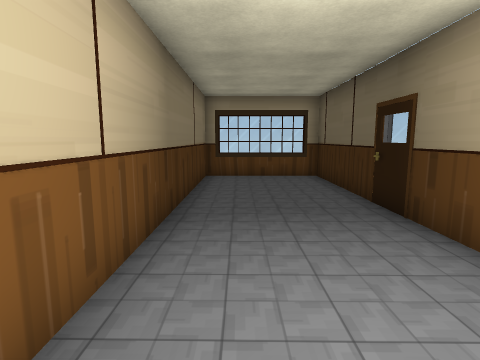
View 1 (above)

20 first-person views from a walk through a scene from a Unity 3-D project. The camera is 1.4 m above the floor, tilts 8° down and sees 80° across. The floor is counted in squares, 1 m on a side. Each view is taken from the middle of a square. On the plan, view 1 faces up. The plan holds only what a view shows up to about 14 squares ahead; the rest is blank. The place goes on beyond the plan. The player character is not drawn. Some animated figures are not drawn. Door leaves are left out, so doorways stand open. Some surface patterns are stand-ins.

View 2
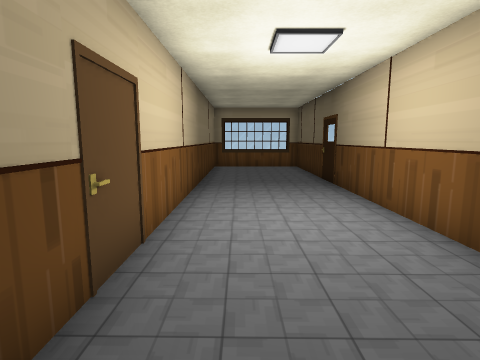

View 3
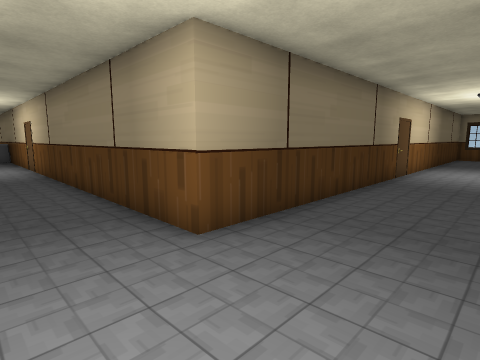

View 4
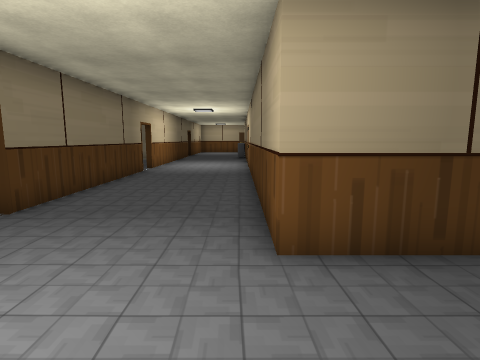

View 5
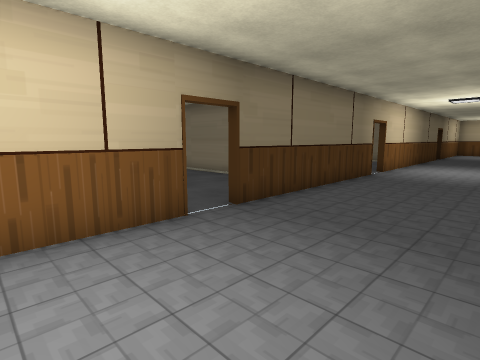

View 6
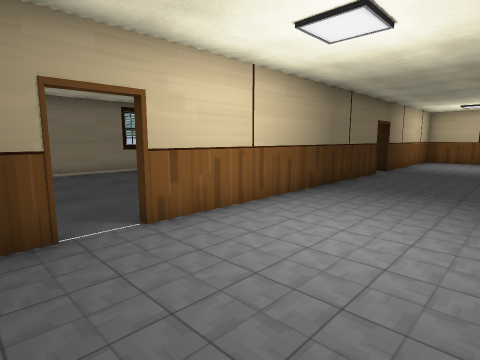

View 7
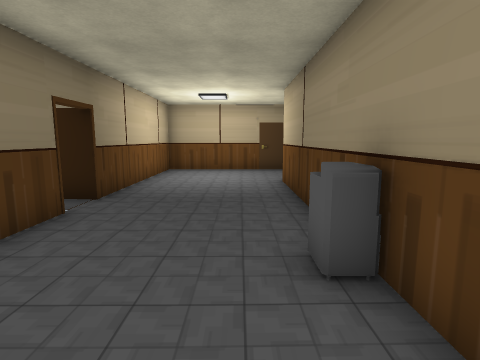

View 8
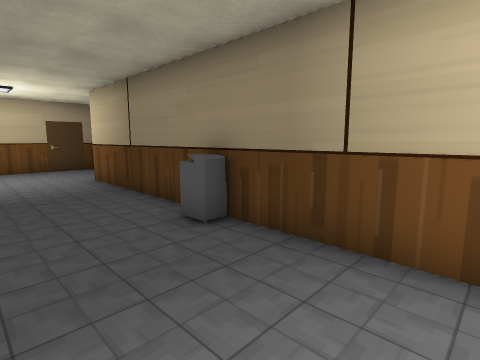

View 9
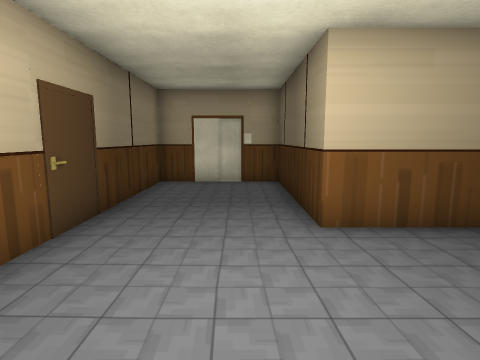

View 10
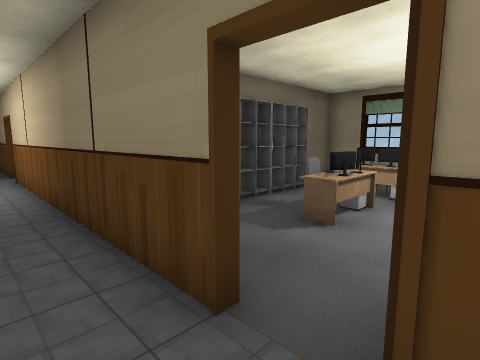

View 11
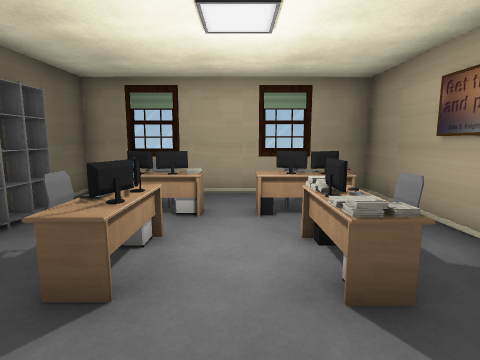

View 12
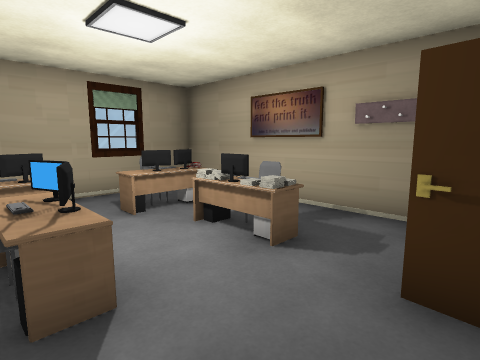

View 13
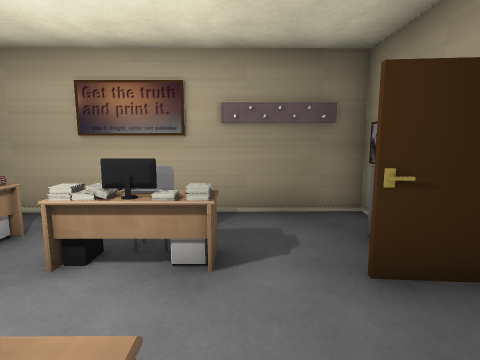

View 14
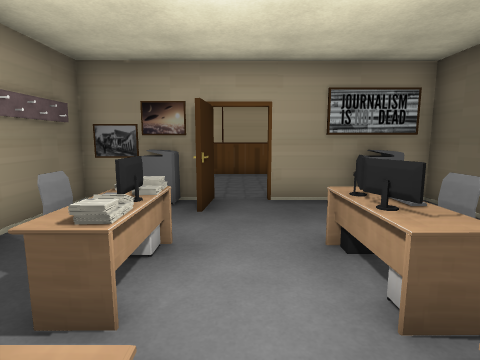

View 15
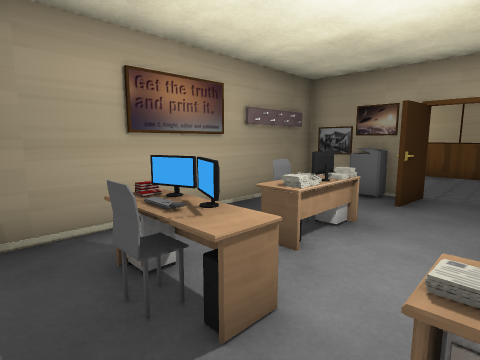

View 16
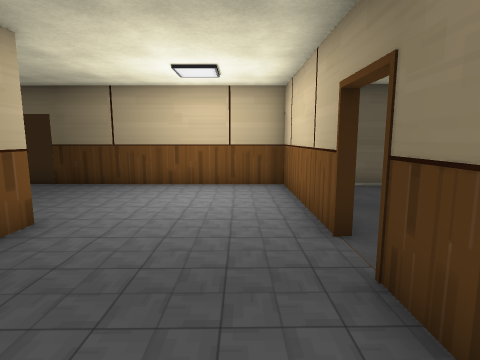

View 17
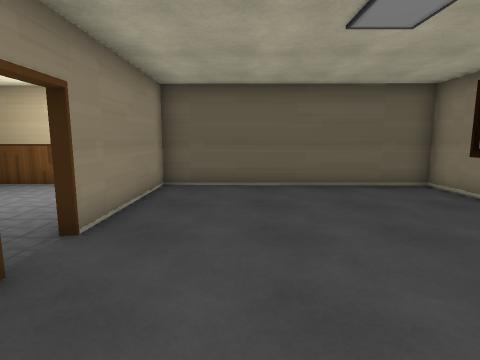

View 18
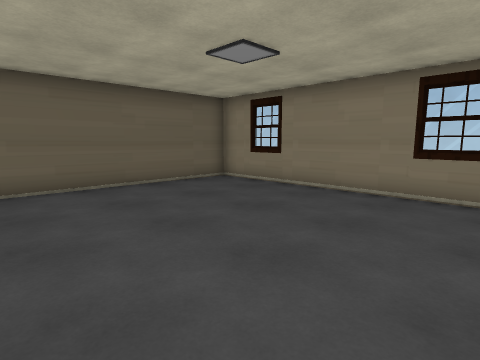

View 19
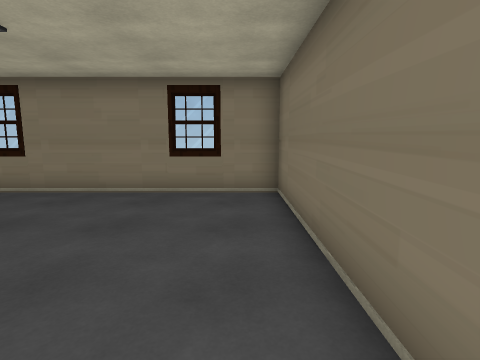

View 20
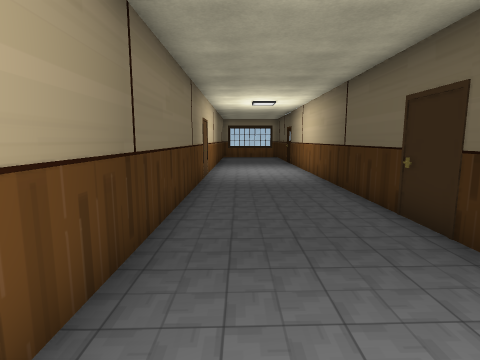

### Floor plan
Points are (right, up) in squares from view 1. A wall is a line through its corners. A room is listed if a view was taken in it or the views show most of it. See-through windows are left out.
Room 1 (views 1, 2, 3, 4, 5, 6, 7, 8, 9, 10, 16, 20)
walls: (-11, -15.4) (-3.2, -15.4); (-2, -15.4) (3, -15.4) (3, 11.2) (-1.3, 11.2) (-1.3, -10.5) (-26.7, -10.5) (-26.7, -5.4) (-30.7, -5.4) (-30.7, -15.4) (-30.1, -15.4); (-22.4, -15.4) (-12.1, -15.4); (-27.7, -15.4) (-23.7, -15.4)
ways out: opening at (-23, -15) to room 2; open door at (-2.7, -15.3) to room 3; open door at (-11.5, -15)
objects: other object (-20, -11)
Room 2 (views 11, 12, 13, 14, 15)
walls: (-26.5, -19.4) (-26.5, -23.9) (-18.8, -23.9) (-18.8, -21.6); (-19.2, -21.8) (-19.2, -18.8); (-23.9, -15.6) (-26.3, -15.6); (-23.6, -15.4) (-23.7, -16.7); (-23.7, -15.4) (-23.7, -16.6); (-18.8, -17.1) (-18.8, -15.6) (-22.4, -15.6) (-22.4, -15.4)
ways out: opening at (-23, -15) to room 1
objects: computer (-26, -21); other object (-26, -16); other object (-25, -22); other object (-25, -21); other object (-25, -19); other object (-25, -16); other object (-24, -22); computer (-24, -21); other object (-24, -20); other object (-24, -19); other object (-24, -18); computer (-23, -19); other object (-22, -22); computer (-22, -21); computer (-22, -20); computer (-22, -19); other object (-21, -22); computer (-21, -21); other object (-21, -20); other object (-21, -19); other object (-20, -16)
Room 3 (views 17, 18, 19)
walls: (-7.1, -17.1) (-7.1, -23.9) (2.8, -23.9) (2.8, -15.6) (-2, -15.6) (-2, -15.4)
ways out: open door at (-2.7, -15.3) to room 1

Where each view was taken, in squares from view 1:
view 1: 0 up, 0 right, facing up
view 2: 4 down, 0 right, facing up
view 3: 13 down, 2 right, facing up-left
view 4: 11 down, 2 right, facing left
view 5: 11 down, 1 right, facing down-left
view 6: 11 down, 10 left, facing down-left
view 7: 12 down, 17 left, facing left
view 8: 14 down, 16 left, facing up-left
view 9: 15 down, 28 left, facing up
view 10: 14 down, 24 left, facing down-right
view 11: 16 down, 23 left, facing down
view 12: 16 down, 21 left, facing down-left
view 13: 18 down, 21 left, facing left
view 14: 22 down, 23 left, facing up
view 15: 23 down, 22 left, facing up-left
view 16: 14 down, 6 left, facing right
view 17: 18 down, 6 left, facing right
view 18: 16 down, 6 left, facing down-right
view 19: 16 down, 6 left, facing down
view 20: 12 down, 0 right, facing up
